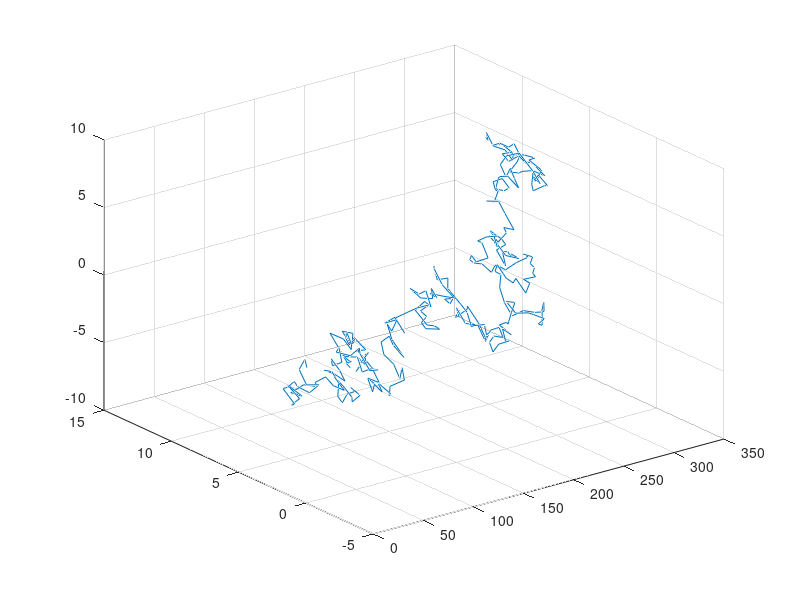

The MATLAB script that drew this image:
clear all
clc
close all


locx(1) = 0;
locy(1) = 0;
step = 1;


while 1

    if locx(step)>  10 || locx(step) < -10 || locy(step)>  10 || locy(step) < -10
        break
    end

    locx(step+1) = locx(step) + 2*rand()-1 ;
    locy(step+1) = locy(step) + 2*rand()-1 ;
    step = step+1;

end



plot3(1:step,locx,locy)
grid on 
